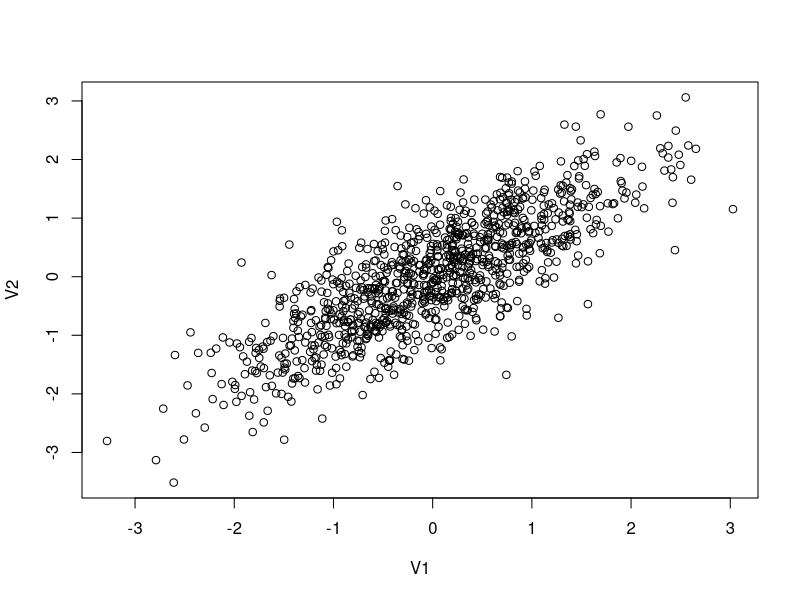

Recreate this plot in R.
## ---- chunk 1
knitr::opts_chunk$set(echo = TRUE)
## ---- chunk 2
#This is a comment, alone in a chunk. 

## ---- chunk 3
library(MASS)
library(ggplot2)

out <- as.data.frame(mvrnorm(1000, mu = c(0,0), 
                     Sigma = matrix(c(1,0.8,0.8,1), ncol = 2), 
                     empirical = TRUE))
cor(out)
plot(out)

## ---- chunk 4
out$error<-rnorm(1000, mean=0, sd=1)

#The data generating process
B1<-3
B2<-6

out$Y<-out$V1*B1+out$V2*B2+out$error
## ---- chunk 5
#plotted<-ggplot(out, aes(V1, y = value, color = variable)) + 
#    geom_point(aes(y = Y, col = "Y")) + 
#    geom_point(aes(y = adjY, col = "adjY"))+
#    geom_smooth(method='lm', aes(y = Y, col = "Y"))+
#    geom_smooth(method='lm', aes(y = adjY, col = "Y"))

#plotted

